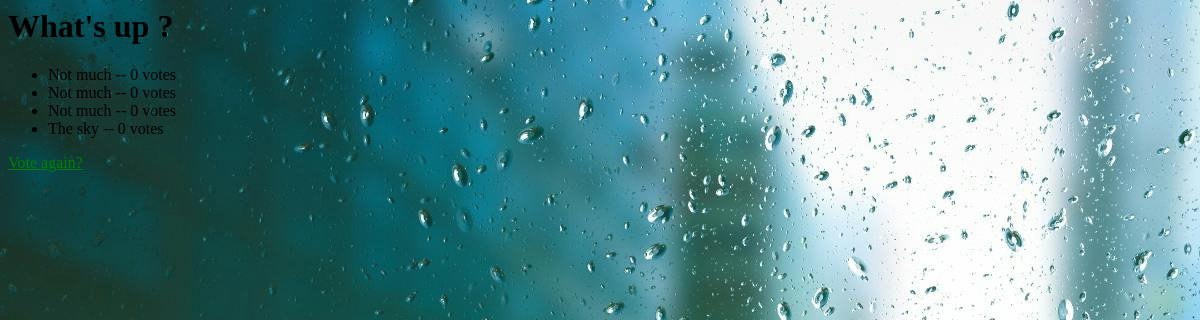
/polls/1/results/, run on an earlier commit of the app's database.
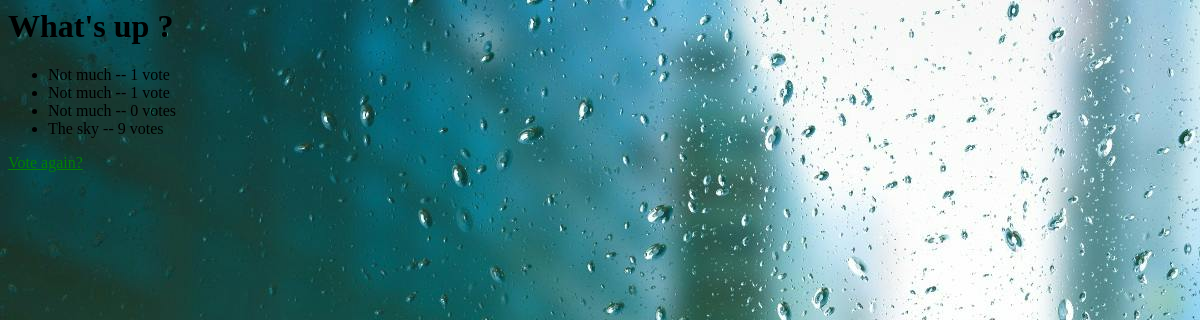
And on a later commit of the database.
### polls/models.py (models this page shows, shortened)
class Question(models.Model):
    question_text = models.CharField(max_length=200)
    pub_date = models.DateTimeField("date published")

class Choice(models.Model):
    question = models.ForeignKey(Question, on_delete=models.CASCADE)
    choice_text = models.CharField(max_length=200)
    votes = models.IntegerField(default=0)

### polls/views.py (the view)
# urls.py: path("<int:pk>/results/", views.ResultsView.as_view(), name="results"),
class ResultsView(generic.DetailView):
    model = Question
    template_name = "polls/results.html"

### polls/templates/polls/results.html
{% load static %}
<link rel="stylesheet" href="{% static 'polls/style.css' %}">
<h1>{{ question.question_text }}</h1>
<ul>
{% for choice in question.choice_set.all %}
    <li>{{ choice.choice_text }} -- {{ choice.votes }} vote{{ choice.votes|pluralize }}</li>
{% endfor %}
</ul>
<a href="{% url 'polls:detail' question.id %}">Vote again?</a>

### polls/static/polls/style.css (style rules this page uses)
a { color: green; }

What changed in the data, as far as the page shows it:
changed Choice (number 1 of 4 on the later page): votes "0" → "1"
changed Choice (number 2 of 4 on the later page): votes "0" → "1"
changed Choice "The sky": votes "0" → "9"
